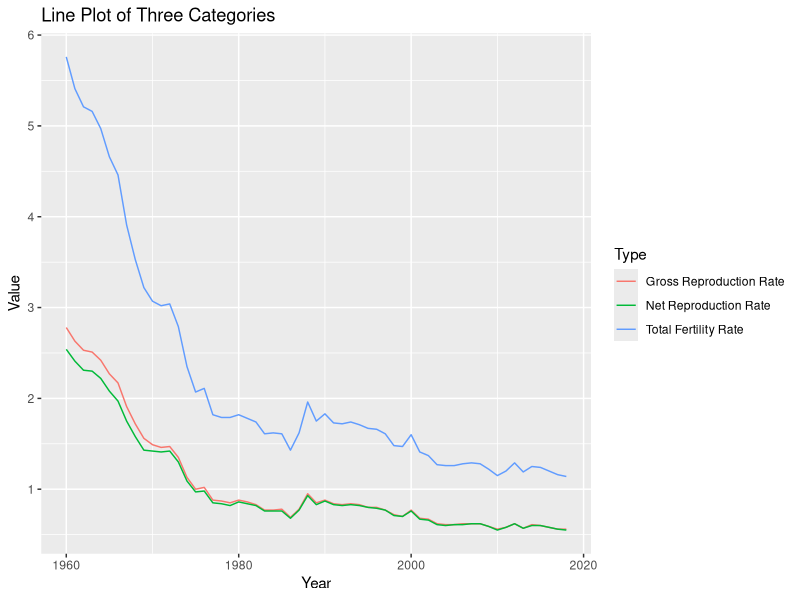
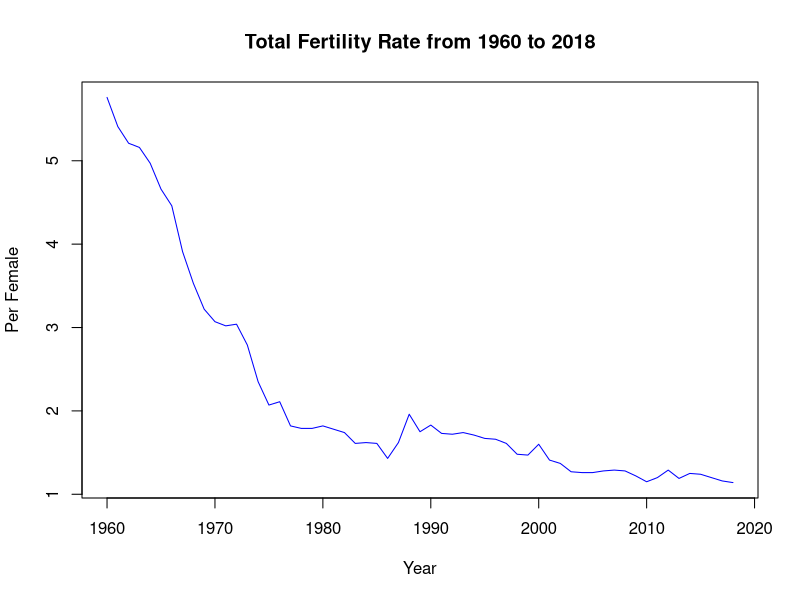

Reproduce these figures in R, in order. (Note: this script raises an error after producing the figures.)
############################
# Code                     #
#    1. EDA                #
#    2. Data Preprocessing #
#    3. AMIRA Model        #
#    4. Forecasting        #
############################

#######
# EDA #
#######

# Read Data
data = read.csv("./data/data.csv")

#install.packages("ggplot2")
library(ggplot2)
ggplot(data, aes(x = year, y = value, group = level_1, color = level_1)) +
  geom_line() +
  labs(title = "Line Plot of Three Categories", x = "Year", y = "Value", color = 'Type')

# Fertility rate
fertilityRate = subset(data, level_1 == "Total Fertility Rate")
fertilityRate = fertilityRate[, c(1,3)]
plot(x = fertilityRate$year, y = fertilityRate$value, type = "l",
     main = "Total Fertility Rate from 1960 to 2018",
     xlab = "Year",
     ylab = "Per Female",
     col = "blue")

# ACF and PACF of raw data
acf(train[, c(2)], main = "ACF (Raw Data)", col = "red")
pacf(train[, c(2)], main = "PACF (Raw Data)", col = "red")

######################
# Data Preprocessing #
######################

# first difference
train_firstDiff = diff(train[, c(2)], difference = 1)
plot(train_firstDiff, type = "l", main = "First difference", ylab = "Differenced", col = "blue")

# log transformation
log_train = log(train$value)
log_train_firstDiff = diff(log_train, difference = 1)
plot(log_train_firstDiff, type = "l", main = "First difference (log)", ylab = "Differenced", col = "blue")

# ACF and PACF of first difference (log)
acf(log_train_firstDiff, main = "ACF (Transformed Data)", col = "red")
pacf(log_train_firstDiff, main = "PACF (Transformed Data)", col = "red")

# check stationarity
#install.packages("tseries")
library(tseries)
adf.test(log_train_firstDiff)

###############
# ARIMA Model #
###############

# Function to search for optimal parameters
searchParamsARIMA <- function(pList, dList, qList, metric, ts){
  bestScore <- 0
  bestParams <- c(0,0,0)
  metric = metric
  for (p in pList){
    for (d in dList){
      for (q in qList){
        params = c(p, d, q)
        model = arima(ts, order = params, include.mean = FALSE, method = "ML")
        # change AIC() for different metrics
        score = metric(model)
        if (score < bestScore) {
          bestScore = score
          bestParams = c(p,d,q)
        }
      }
    }
  }
  msg <- sprintf("Best Params (p, d, q): %d, %d, %d, with score of %0.3f", bestParams[1], bestParams[2], bestParams[3], bestScore)
  print(msg)
}

# search for best parameters
pList = c(0:2)
dList = c(1)
qList = c(0:2)
ts = log_train_firstDiff

# metrics
m = AIC
searchParamsARIMA(pList, dList, qList, metric = m, ts)
m = BIC
searchParamsARIMA(pList, dList, qList, metric = m, ts)

# Model Evaluation
bestModel = arima(log_train_firstDiff, order = c(0,1,1), include.mean = FALSE)

acf(bestModel$residual ,main = "ACF of Residuals", col='red')
pacf(bestModel$residual ,main = "PACF of Residuals", col='red')
tsdiag(bestModel)
hist(bestModel$residual, main = "Histogram of Residuals", col='orange')
qqnorm(bestModel$residual, main = "Normal Q-Q Plot of Residuals", col='red')

###############
# Forecasting #
###############

# install.packages("forecast")
library(forecast)
forecasts = forecast(bestModel, h = 5)

# Plot forecasts
x1 = fertilityRate$year
y1 = fertilityRate$value

fore0 = exp(tail(log_train_firstDiff, 1) + cumsum(forecasts$mean))
y2 = c(y1[1:length(train$value)], fore0)

fore97.5 = exp(tail(log_train_firstDiff, 1) + cumsum(forecasts$upper[, c(2)]))
fore2.5 = exp(tail(log_train_firstDiff, 1) + cumsum(forecasts$lower[, c(2)]))
y3 = c(y1[1:length(train$value)], fore97.5)
y4 = c(y1[1:length(train$value)], fore2.5)

fore90 = exp(tail(log_train_firstDiff, 1) + cumsum(forecasts$upper[, c(1)]))
fore10 = exp(tail(log_train_firstDiff, 1) + cumsum(forecasts$lower[, c(1)]))
y5 = c(y1[1:length(train$value)], fore90)
y6 = c(y1[1:length(train$value)], fore10)

plot(x1, y2, ylim = c(0,max(y1)), type = "l", col = "red",
     main = "Actual vs Forecasted",
     xlab = "Fertility Rate",
     ylab = "Year")
lines(x1, y3, type = "l", col = "gold")
lines(x1, y4, type = "l", col = "gold")
lines(x1, y5, type = "l", col = "orange")
lines(x1, y6, type = "l", col = "orange")
lines(x1, y1, type = "l", col = "blue")

legend(x = "topright",
       inset = 0.05,
       title = "Legend",
       legend = c("Actual", "Forecast", "80% C.I.", "95% C.I."),
       fill = c("blue", "red", "orange", "gold"))
